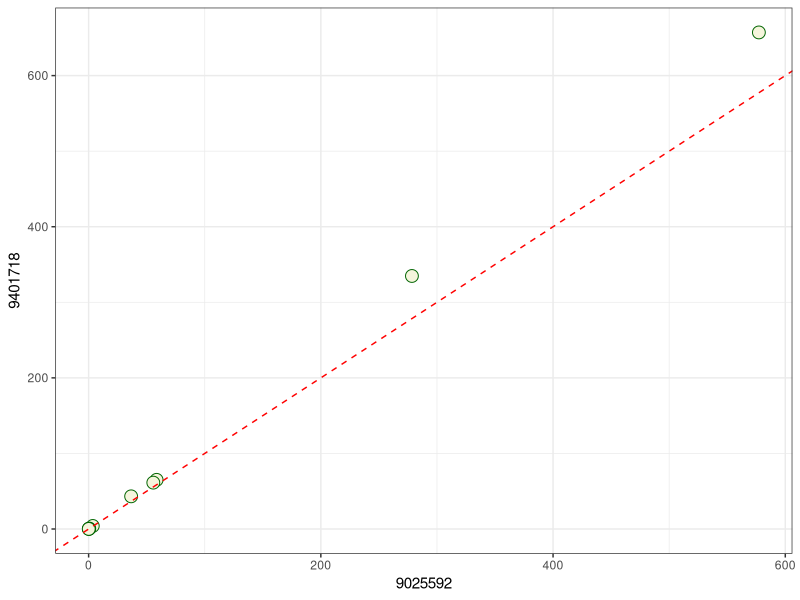
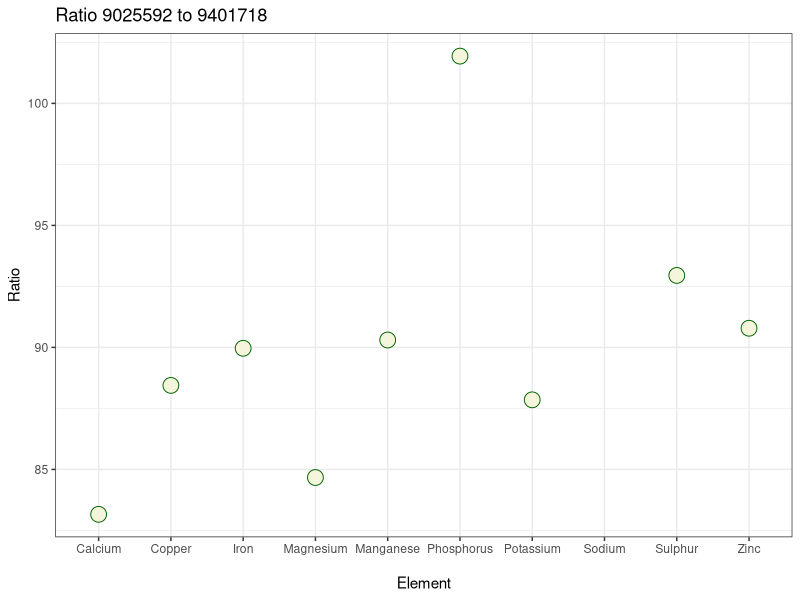

R code for these plots, in order:
# Clean Up environment ---------------------------------------------------
rm(list=ls())

# Packages ---------------------------------------------------------------
library(readxl)
library(readr)
library(dplyr)
library(tidyr)
library(ggplot2)

# Functions --------------------------------------------------------------

remove_outliers <- function(x, na.rm = TRUE, ...) {
 qnt <- quantile(x, probs=c(.25, .75), na.rm = na.rm, ...)
  H <- 1.5 * IQR(x, na.rm = na.rm)
 y <- x
 y[x < (qnt[1] - H)] <- NA
 y[x > (qnt[2] + H)] <- NA
 y
}

# Data Input -------------------------------------------------------------

data.in <- read_csv("Two_Samples.csv")

# Data Cleaning ----------------------------------------------------------

data.in <- data.in[,1:6]

sets <- unique(data.in$SAMPLE_NUMBER)

data_plot <- spread(data.in, SAMPLE_NUMBER, ENTRY)

A <- colnames(data_plot)[5]
B <- colnames(data_plot)[6]
colnames(data_plot)[5] <- "A"
colnames(data_plot)[6] <- "B"

# Visualising Data -------------------------------------------------------

plot_data <- ggplot(data_plot, aes(x=A, y=B)) +
        geom_point(size=4, shape=21, fill = "beige", colour = "darkgreen") +
        labs(x=A, y = B) +
        geom_abline(intercept = 0, slope = 1, col = "red", lty=2) +
        theme_bw()
plot_data

# Plot Ratio of data ----------------------------------------------------

data_plot <- data_plot %>% 
        mutate(Ratio = A*100/B)

ratio_plot <- ggplot(data_plot,aes(x=REPORTED_NAME, y = Ratio)) +
        geom_point(size = 5, shape = 21, fill = "beige", col = "darkgreen") +
        labs(x = "\nElement", title = paste("Ratio ",A," to ",B, sep="")) +
        theme_bw()
ratio_plot
